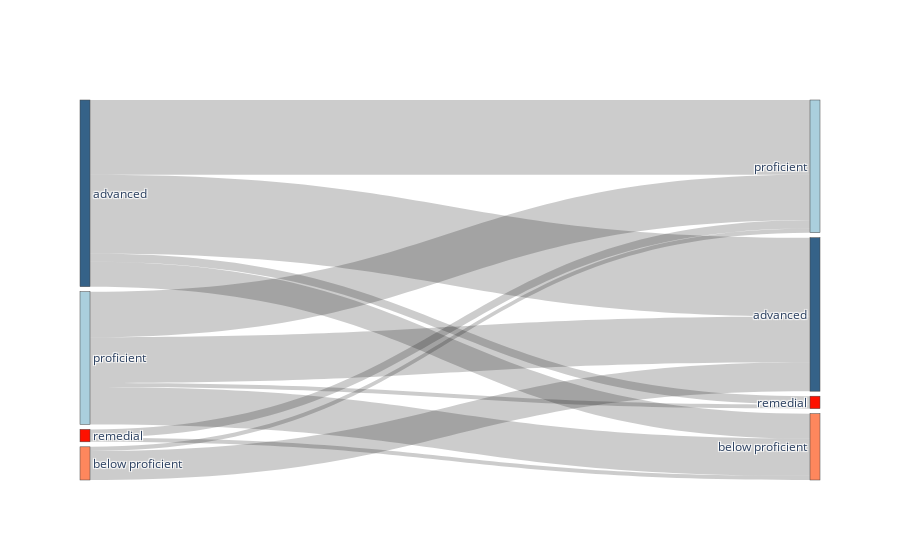

This figure's notebook cell:
### Markdown cell above
### Crown Heights overall Sankey

### Code cell
sankey_frame = crownheights_df.groupby(["BOY Proficiency Level","EOY Proficiency Level"]).describe().reset_index()
sankey_frame.columns = [' '.join(col).strip() for col in sankey_frame.columns.values]
sankey_frame

source_sankey = []
for item in sankey_frame["BOY Proficiency Level"]:
    if item == "remedial":
        source_sankey.append(0)
    if item == "below proficient":
        source_sankey.append(1)
    if item == "proficient":
        source_sankey.append(2)
    if item == "advanced":
        source_sankey.append(3)

target_sankey = []
for item in sankey_frame["EOY Proficiency Level"]:
    if item == "remedial":
        target_sankey.append(4)
    if item == "below proficient":
        target_sankey.append(5)
    if item == "proficient":
        target_sankey.append(6)
    if item == "advanced":
        target_sankey.append(7)

# data
#label = ["ZERO", "ONE", "TWO", "THREE", "FOUR", "FIVE"]
label = ["remedial", "below proficient", "proficient", "advanced",
        "remedial", "below proficient", "proficient", "advanced",]
c = ["#fe1100","#fe875d","#aacfdd","#356288",
        "#fe1100","#fe875d","#aacfdd","#356288"]
# data to dict, dict to sankey
link = dict(source = source_sankey,
            target = target_sankey,
            value = list(sankey_frame["Student ID count"].values))
node = dict(label = label, pad=5, thickness=10,
           color =  c)
data = go.Sankey(link = link, node=node)
# plot
fig = go.Figure(data)
fig.show()

### Figure 1 — Plotly figure (JSON) as saved in the notebook; plotly's stock layout.template omitted (floating-point values rounded to 4 significant figures)
{"data": [{"link": {"source": [3, 3, 3, 3, 1, 1, 2, 2, 2, 2, 0, 0], "target": [7, 5, 6, 4, 7, 6, 7, 5, 6, 4, 5, 6], "value": [19, 6, 18, 2, 7, 1, 11, 9, 11, 1, 1, 2]}, "node": {"color": ["#fe1100", "#fe875d", "#aacfdd", "#356288", "#fe1100", "#fe875d", "#aacfdd", "#356288"], "label": ["remedial", "below proficient", "proficient", "advanced", "remedial", "below proficient", "proficient", "advanced"], "pad": 5, "thickness": 10}, "type": "sankey"}], "layout": {}}
